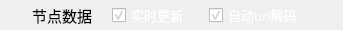
        <widget class="QWidget" name="horizontalWidget_1_2_4_r" native="true">
         <property name="minimumSize">
          <size>
           <width>0</width>
           <height>30</height>
          </size>
         </property>
         <property name="maximumSize">
          <size>
           <width>16777215</width>
           <height>30</height>
          </size>
         </property>
         <layout class="QHBoxLayout" name="horizontalLayout_10">
          <property name="spacing">
           <number>0</number>
          </property>
          <property name="leftMargin">
           <number>9</number>
          </property>
          <property name="topMargin">
           <number>0</number>
          </property>
          <property name="rightMargin">
           <number>0</number>
          </property>
          <property name="bottomMargin">
           <number>0</number>
          </property>
          <item>
           <widget class="QToolButton" name="toolButton_have_data">
            <property name="minimumSize">
             <size>
              <width>20</width>
              <height>20</height>
             </size>
            </property>
            <property name="font">
             <font>
              <pointsize>10</pointsize>
              <stylestrategy>PreferAntialias</stylestrategy>
             </font>
            </property>
            <property name="toolTip">
             <string>绿色表示当前节点有更新</string>
            </property>
            <property name="styleSheet">
             <string notr="true">QToolButton {
	color: rgb(255, 255, 255);
	background-color: rgba(255, 255, 255, 0);
	border: none;
}

QToolButton::menu-indicator { 
	image: None;
}

 
QToolButton:hover {
	color: rgb(255, 255, 255);
	background-color: rgba(255, 255, 255, 0);
	border: none;
}
QToolTip {
color: rgb(255, 255, 255);
background-color: rgb(108, 117, 125, 65);
border-radius: 2px;
}</string>
            </property>
            <property name="text">
             <string/>
            </property>
            <property name="icon">
             <iconset resource="../lib.qrc">
              <normaloff>:/lib/grey.svg</normaloff>:/lib/grey.svg</iconset>
            </property>
            <property name="iconSize">
             <size>
              <width>20</width>
              <height>20</height>
             </size>
            </property>
           </widget>
          </item>
          <item>
           <widget class="QLabel" name="label_data">
            <property name="maximumSize">
             <size>
              <width>70</width>
              <height>77</height>
             </size>
            </property>
            <property name="font">
             <font>
              <family>OPPOSans B</family>
              <pointsize>11</pointsize>
              <stylestrategy>PreferAntialias</stylestrategy>
             </font>
            </property>
            <property name="text">
             <string>节点数据</string>
            </property>
           </widget>
          </item>
          <item>
           <spacer name="horizontalSpacer">
            <property name="orientation">
             <enum>Qt::Horizontal</enum>
            </property>
            <property name="sizeType">
             <enum>QSizePolicy::Fixed</enum>
            </property>
            <property name="sizeHint" stdset="0">
             <size>
              <width>20</width>
              <height>20</height>
             </size>
            </property>
           </spacer>
          </item>
          <item>
           <widget class="QCheckBox" name="checkBox_auto">
            <property name="font">
             <font>
              <family>OPPOSans B</family>
              <pointsize>10</pointsize>
              <stylestrategy>PreferAntialias</stylestrategy>
             </font>
            </property>
            <property name="toolTip">
             <string>勾选后，当前选中节点会实时更新，如果您不希望当前选中节点实时刷新，可以取消勾选</string>
            </property>
            <property name="styleSheet">
             <string notr="true">QToolTip {
color: rgb(255, 255, 255);
background-color: rgb(108, 117, 125, 65);
border-radius: 2px;
}

#checkBox_auto{
 color: rgb(255, 255, 255);
}
</string>
            </property>
            <property name="text">
             <string>实时更新</string>
            </property>
            <property name="checked">
             <bool>true</bool>
            </property>
           </widget>
          </item>
          <item>
           <spacer name="horizontalSpacer_8">
            <property name="orientation">
             <enum>Qt::Horizontal</enum>
            </property>
            <property name="sizeType">
             <enum>QSizePolicy::Fixed</enum>
            </property>
            <property name="sizeHint" stdset="0">
             <size>
              <width>20</width>
              <height>20</height>
             </size>
            </property>
           </spacer>
          </item>
          <item>
           <widget class="QCheckBox" name="checkBox_auto_url">
            <property name="font">
             <font>
              <family>OPPOSans B</family>
              <pointsize>10</pointsize>
              <stylestrategy>PreferAntialias</stylestrategy>
             </font>
            </property>
            <property name="styleSheet">
             <string notr="true">color: rgb(255, 255, 255);</string>
            </property>
            <property name="text">
             <string>自动url解码</string>
            </property>
            <property name="checked">
             <bool>true</bool>
            </property>
           </widget>
          </item>
          <item>
           <spacer name="horizontalSpacer_7">
            <property name="orientation">
             <enum>Qt::Horizontal</enum>
            </property>
            <property name="sizeHint" stdset="0">
             <size>
              <width>40</width>
              <height>20</height>
             </size>
            </property>
           </spacer>
          </item>
         </layout>
        </widget>
